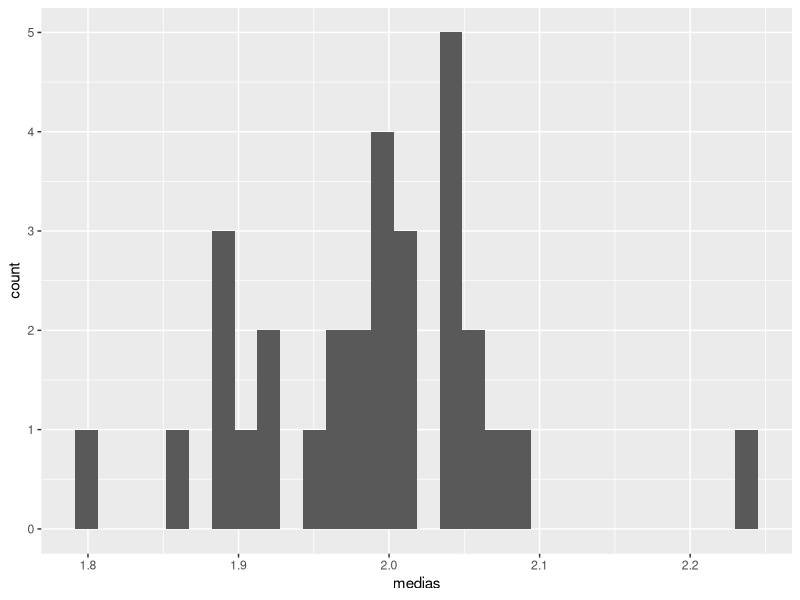

R code for this plot:
## ---- chunk 1
library(dplyr)
library(ggplot2)
## ---- chunk 2
?rnorm # cria uma distribuição normal com números "aleatórios"

rnorm(100, 0 , 1)

## ---- chunk 3
x <- rnorm(100, mean = 2, sd = 1)

mean(x) 

# Pois o computador gerou 100 números aleatórios, o que faz a média ser aproximadamente 2.  

## ---- chunk 4
vetor_medias <- numeric()
vetor_medias[1] <- mean(rnorm(100, mean=2, sd=1))
vetor_medias[2] <- mean(rnorm(100, mean=2, sd=1))

print(vetor_medias)
## ---- chunk 5

for( i in 1:30){
  vetor_medias[i] <- mean(rnorm(100, mean=2, sd=1))
}
## ---- chunk 6
df <- data.frame(medias = vetor_medias, sim_id = 1:30)

ggplot(df, aes(x = medias)) +
  geom_histogram()

dfmean <- df %>% 
  summarise(media = mean(medias),
            desvio = sd(medias)) %>% 
  print()
  
## ---- chunk 7
jogar_moeda <- rbinom(n = 100, size = 1, prob = .5)

jogar_moeda_10 <- function(){
  sample(c("cara", "coroa"), size = 1)
}

for (i in 1:10){
  resultado <- jogar_moeda_10()
  print(resultado)
}
